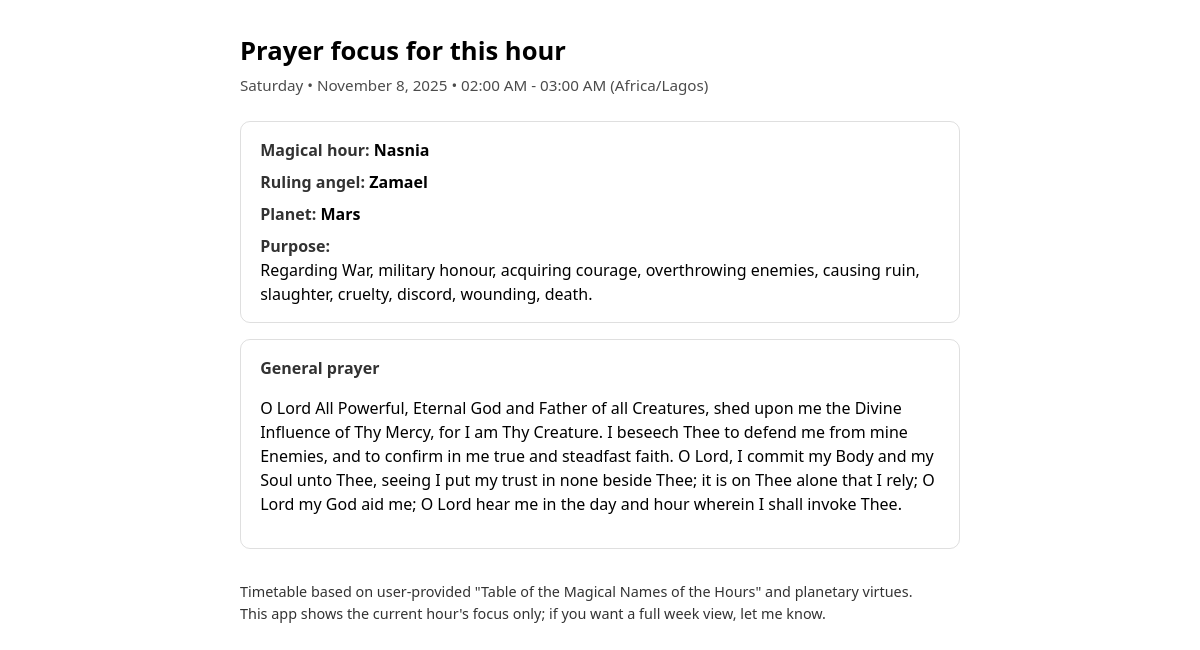
The page / on the database its author committed.
### timetable/models.py (models this page shows, shortened)
class MagicalHour(models.Model):
    index = models.PositiveSmallIntegerField(unique=True, help_text="0-23")
    name = models.CharField(max_length=30, unique=True)
    details = RichTextField(blank=True, help_text="Rich text notes for this hour; appears after the general prayer on the page.")
    class Meta:
        ordering = ["index"]

class Planet(models.Model):
    name = models.CharField(max_length=20, unique=True)
    angel = models.CharField(max_length=50)
    purpose = models.TextField()
    order_index = models.PositiveSmallIntegerField(unique=True, help_text="Order in 7-planet cycle (0-6)")
    class Meta:
        ordering = ["order_index"]

### timetable/views.py (the view)
# urls.py: path('', views.current_prayer, name='current_prayer'),
def current_prayer(request: HttpRequest) -> HttpResponse:
    now = timezone.localtime()  # localized to Africa/Lagos via settings
    day_index = now.weekday()   # Monday=0..Sunday=6
    hour = now.hour             # 0..23
    try:
        start = WeekdayStart.objects.select_related("planet").get(day=day_index)
    except WeekdayStart.DoesNotExist:
        return render(request, "timetable/current.html", {
            "now": now,
            "day_name": now.strftime("%A"),
            "hour_range": f"{now.replace(minute=0, second=0, microsecond=0).strftime('%I:%M %p')} - "
                           f"{(now.replace(minute=0, second=0, microsecond=0) + dt.timedelta(hours=1)).strftime('%I:%M %p')}",
            "magical_hour": f"Hour {hour}",
            "planet": "(not configured)",
            "angel": "(add in Admin)",
            "purpose": "Please load initial data or configure planets and weekday starts in Admin.",
            "general_prayer": GENERAL_PRAYER,
        })
    total_planets = Planet.objects.count() or 7
    planet_idx = (start.planet.order_index + hour) % total_planets
    try:
        planet = Planet.objects.get(order_index=planet_idx)
    except Planet.DoesNotExist:
        planet = start.planet  # fallback to starting planet
    try:
        hour_obj = MagicalHour.objects.get(index=hour)
        magical_hour_name = hour_obj.name
        hour_details = hour_obj.details
    except MagicalHour.DoesNotExist:
        magical_hour_name = f"Hour {hour}"
        hour_details = ""
    context = {
        "now": now,
        "day_name": now.strftime("%A"),
        "hour_range": f"{now.replace(minute=0, second=0, microsecond=0).strftime('%I:%M %p')} - "
                        f"{(now.replace(minute=0, second=0, microsecond=0) + dt.timedelta(hours=1)).strftime('%I:%M %p')}",
        "magical_hour": magical_hour_name,
        "planet": planet.name,
        "angel": planet.angel,
        "purpose": planet.purpose,
        "general_prayer": GENERAL_PRAYER,
        "hour_details": hour_details,
    }
    return render(request, "timetable/current.html", context)

### timetable/templates/timetable/current.html (shortened to what this page needs)
<!doctype html>
<html lang="en">
  <head>
  </head>
  <body>
    <header>
      <h1>Prayer focus for this hour</h1>
      <div class="muted">{{ day_name }} • {{ now|date:"F j, Y" }} • {{ hour_range }} (Africa/Lagos)</div>
    </header>
    <section class="card">
      <div class="grid">
        <div><span class="label">Magical hour:</span> <span class="value">{{ magical_hour }}</span></div>
        <div><span class="label">Ruling angel:</span> <span class="value">{{ angel }}</span></div>
        <div><span class="label">Planet:</span> <span class="value">{{ planet }}</span></div>
        <div><span class="label">Purpose:</span> <div>{{ purpose }}</div></div>
      </div>
    </section>
    <section class="card">
      <div class="label">General prayer</div>
      <p>{{ general_prayer }}</p>
    </section>
    <footer>
      <div>Timetable based on user-provided "Table of the Magical Names of the Hours" and planetary virtues.</div>
      <div>This app shows the current hour's focus only; if you want a full week view, let me know.</div>
    </footer>
  </body>
</html>

### timetable/templates/timetable/current.html (style rules this page uses)
:root { color-scheme: light dark; }
body { font-family: system-ui, -apple-system, Segoe UI, Roboto, Arial, sans-serif; margin: 2rem auto; max-width: 720px; line-height: 1.5; }
header { margin-bottom: 1.5rem; }
h1 { font-size: 1.6rem; margin: 0 0 .25rem 0; }
.muted { opacity: .7; font-size: .95rem; }
.card { border: 1px solid #8884; border-radius: 10px; padding: 1rem 1.2rem; margin: 1rem 0; }
.grid { display: grid; grid-template-columns: 1fr; gap: .5rem; }
.label { font-weight: 600; opacity: .8; }
.value { font-weight: 600; }
footer { margin-top: 2rem; opacity: .8; font-size: .9rem; }

### rows shown on the page
MagicalHour: name "Nasnia"
Planet: angel "Zamael", name "Mars", purpose "Regarding War, military honour, acquiring courage, overthrowing enemies, causing ruin, slaughter, cruelty, discord, wounding, death."

### other values the page prints
{{ day_name }} "Saturday"
{{ now|date:"F j, Y" }} "November 8, 2025"
{{ hour_range }} "02:00 AM - 03:00 AM"
